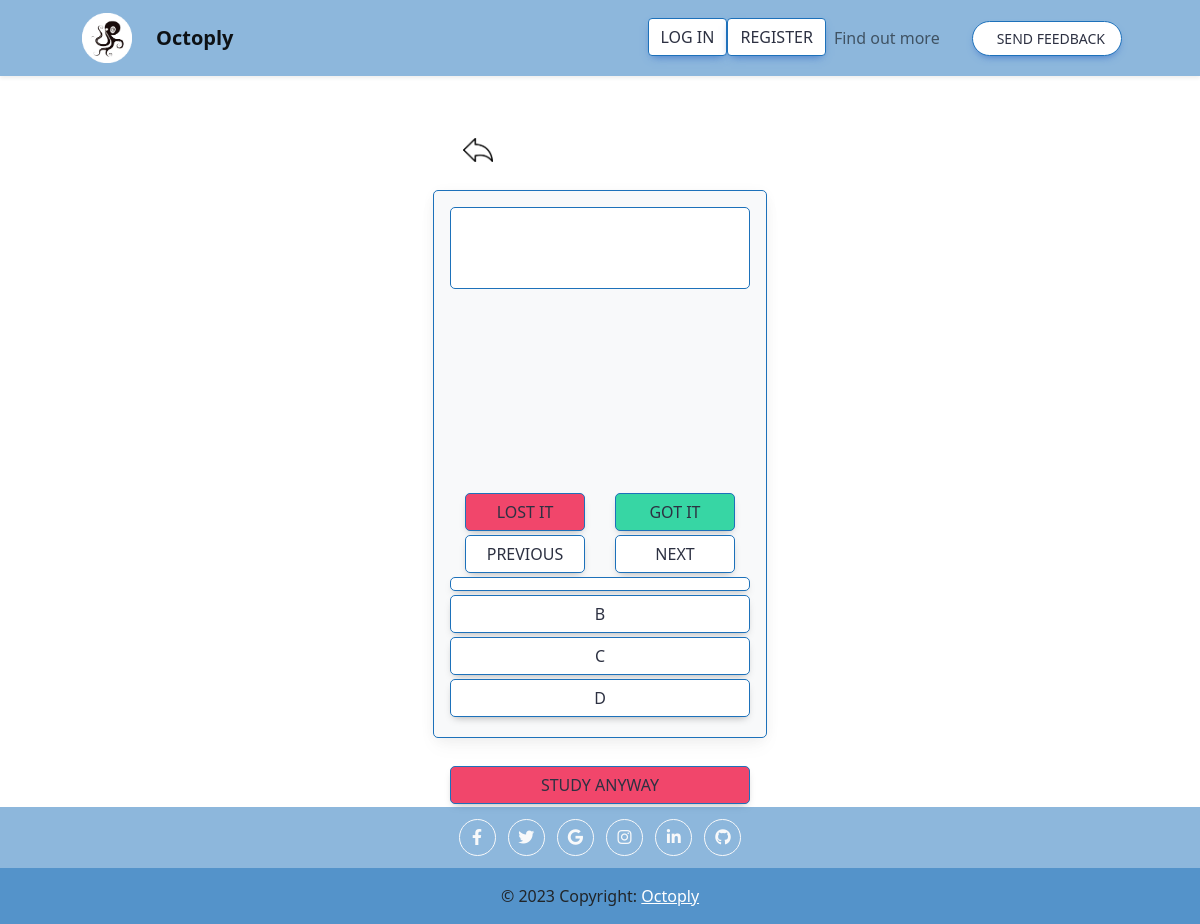
/study_deck/21, run on an earlier commit of the app's database.
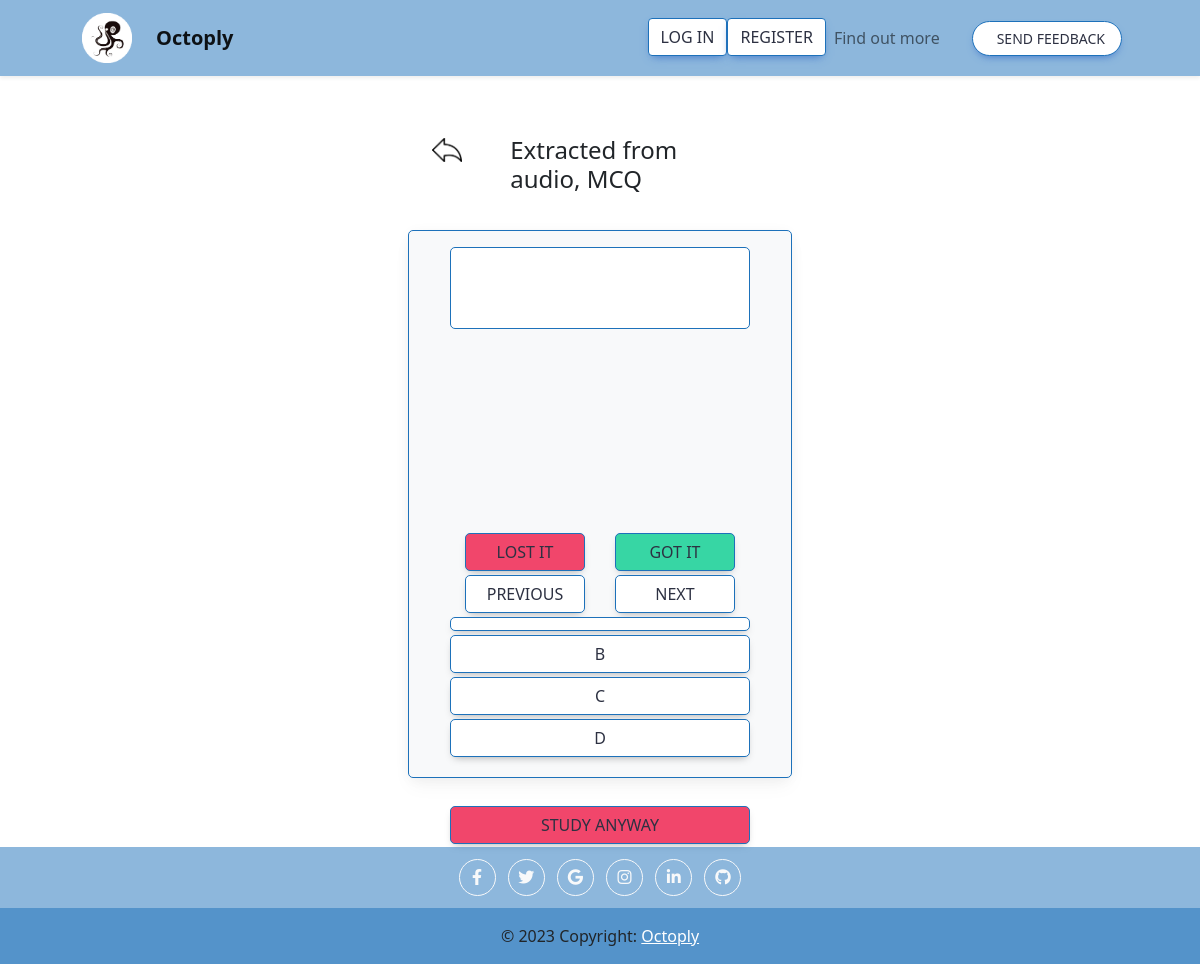
And on a later commit of the database.
### app.py (models this page shows, shortened)
class Deck(db.Model):
    id = db.Column(db.Integer, primary_key=True)
    name = db.Column(db.String(50), nullable=False)
    description = db.Column(db.String(255), nullable=False)
    user_id = db.Column(db.Integer, db.ForeignKey('user.id'))
    cards = db.relationship('Card', secondary=cards, backref="decks", lazy="select")
    time_created = db.Column(db.DateTime, default=datetime.utcnow)
    time_updated = db.Column(db.DateTime, default=datetime.utcnow)
    creator = db.Column(db.Integer)
    public = db.Column(db.Integer, default=0)
    edited = db.Column(db.Integer, default=0)
    create_method = db.Column(db.String(255), nullable=True)
    category = db.Column(db.String(255), nullable=True)
    times_accessed = db.Column(db.Integer, default=0)
    access_date = db.Column(db.DateTime, default=datetime.utcnow)
    subject = db.Column(db.String(255), nullable=True)
    topic = db.Column(db.String(255), nullable=True)
    shared = db.Column(db.Boolean, default=False)
    accepted = db.Column(db.Boolean, default=False)

### app.py (the view)
@app.route("/study_deck/<int:deck_id>", methods = ["POST", "GET"])
def study_deck(deck_id):
    deck = Deck.query.get(deck_id)
    return render_template("study_deck.html", title="Study deck", deck=deck_id, deck0 = deck)

### app.py (called while the page is built)
@app.after_request
def after_request(response):
    response.headers["Cache-Control"] = "no-cache, no-store, must-revalidate"
    response.headers["Expires"] = 0
    response.headers["Pragma"] = "no-cache"
    response.headers["Referrer-Policy"] = "no-referrer-when-downgrade"
    return response

### templates/study_deck.html (shortened to what the changed rows need)
{% extends "layout.html" %} {% block title %} Study {% endblock %}  {% block main_0 %}
<div class="d-flex align-items-center justify-content-center">
  <div style="max-width:700px">
    <div class="row m-3">
      <div class="col-6 d-flex align-items-center justify-content-center h-100">
        <h4> {{deck0.name}} </h4>
      </div>
    </div>
  </div>
</div>
{% endblock %}

What changed in the data, as far as the page shows it:
added Deck: name "Extracted from audio, MCQ"
